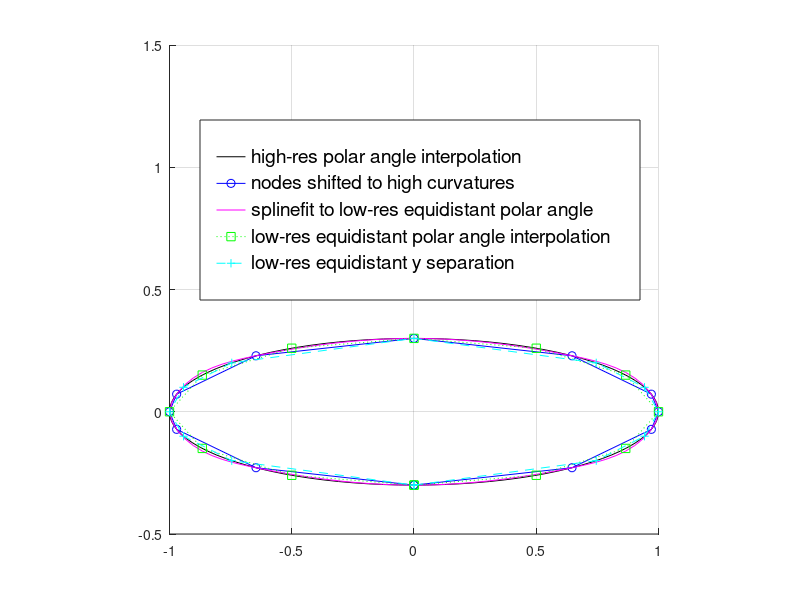
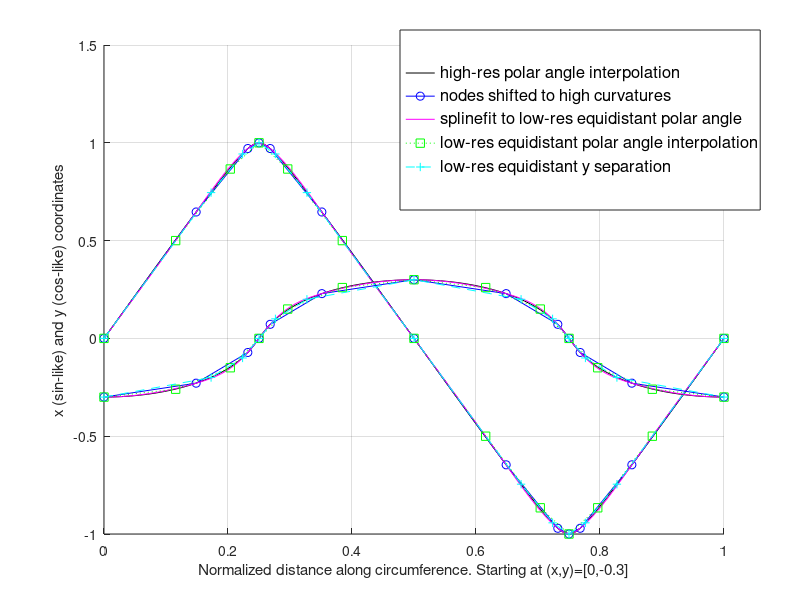

Recreate these plots in MATLAB, in order.
% Spline approximation of ellipses in GNU octave
% How to choose appropriate nodes on the circumference
% ---------------------------------------------------------------------------
% Fit a piecewise cubic spline (of type pp) with breaks
% pp = splinefit (x, y, breaks)
% ---------------------------------------------------------------------------
% Spline approximation of a closed ellipse with a total of 9 nodes
% is already usable on common CNC xy milling machines. The approximation
% is better than for stepwise linear interpolation, but requires support
% of spline interpolation (G5, G5.1 or G5.2 commands).
%
%   G5 creates a cubic B-spline
%   G5.1 creates a quadratic B-Spline
%   G5.2 G5.3 NURBS Block rational B-Spline
%
% Spline interpolation yields good results for 9 or more nodes. 
% Definitions: Nodes = knots = waypoints of tool 
% This is true for various potential positions of the nodes on the
% circumference of a mathematicaly perfect ellipse.
% ---------------------------------------------------------------------------
% Tested are an equidistant distribution in polar angle space and a
% Method** novel and uncommon, with purpose to get a higher 
%          node density around regions of high curvature. **
% Also equidistant distribution along the short ellipse major axis is tested.
% This will also increase the density of nodes around high curvature parts.
% ---------------------------------------------------------------------------
% 
% For the minimum of 9 nodes, the newly proposed method**
% is slightly superior (on cost of some computation efforts).
% For 11 nodes and more, equidistant distribution in polar angle space is
% just equally fine. Most CAD, CAM or post-processers for CNC machining will
% simply transform any type of spline to short straight segments prior
% to sending it to the G-Code interpreter.
%
% A more simple approach than ** would slight shift the nodes
% towards the high curvature regions by applying a distortion to
% the equidistant polar grid. The optimum position of the 2 intermediates nodes
% per quadrant can be found numerically. A list of these positions 
% for ellipses with varying skewness would suit for most practial purposes.
%
% G-Code G1 straight line interpolation needs more nodes to get similarly
% low deviations from an perfect ellipse. A total of 21 nodes is likely
% sufficient for the most practically relevant CNC tasks. About 71 nodes would
% yield similarly good approximations as a spline approach with 13 nodes.

% The code of the published source
% https://www.mathworks.com/matlabcentral/answers/86615-how-to-plot-an-ellipse#answer_96122
% has been used as starting base.
%
% Newly introduced was a vector format, error calculation, and a
% Method** novel and uncommon, with purpose to get a higher 
%          node density around regions of high curvature. **
% ---------------------------------------------------------------------------
% Definition of mathematicaly perfect ellipse:
% (x/a)^2+(y/b)^2=1
% ---------------------------------------------------------------------------
close all;
clear all;

% Abbreviations
% bc = boundary conditions

% Parameters
R=1;             % Squeeze a circle
skewness=0.3;    % into a ellipse of height=width*skewness
noPts = 13;      % number of sampling points (pick odd)

noPts=ceil(noPts/2)*2-1;

% Derived quantites
a=1*R;          % horizontal radius
b=skewness*R;   % vertical radius
R=[a,b];        % put everything into vectors
P0=[0,0];       % ellipse centre coordinates

% circumference of the ellipse
% for a mathematicaly perfect ellipse
circumference=2*sqrt(0.5*a^2+0.5*b^2)*pi;
% any straight line approximation will have a shorter circumference.

% Griding to equidistant polar angles (low resolution sampling)
t1=linspace(-pi/2,3/2*pi,noPts);
V1=[cos(t1); sin(t1)]';
sampledEllipse=P0+R.*V1;
triangle1=diff(sampledEllipse,1);
d1 = sqrt(triangle1(:,1).^2+triangle1(:,2).^2);
p1=[0; cumsum(d1)];

% Derived quantites
curvature1 = (a*b)./((a*sin(t1)').^2+(b*cos(t1)').^2).^(3/2);
ROC=1./curvature1;% Radius of local curvature
maxL=5;           % max segment length for flat segments
maxAngle=15;      % increment in degree for circular segments
bowL=ROC*pi/180*maxAngle;
diffGrid=min(maxL, bowL); % avoid infinite ROC, cutoff at maxL

% Griding to equidistant polar angles (high resolution sampling)
t2=linspace(-pi/2,3/2*pi,101);
V2=[cos(t2); sin(t2)]';
highresEllipse=P0+R.*V2;
curvature2 = (a*b)./((a*sin(t2)').^2+(b*cos(t2)').^2).^(3/2);
triangle2=diff(highresEllipse,1);
d2 = sqrt(triangle2(:,1).^2+triangle2(:,2).^2);
p2=[0; cumsum(d2)];

% Griding to equidistant y-separations
% this will also produce more nodes in high curvture regions
t3=linspace(-1,1,(noPts-1)/2+1);
V3=[sqrt(1-t3(1:end-1).^2) -fliplr(sqrt(1-t3.^2)); t3(1:end-1) fliplr(t3)]';

equiYellipse=P0+R.*V3;
triangle3=diff(equiYellipse,1);
d3 = sqrt(triangle3(:,1).^2+triangle3(:,2).^2);
p3=[0; cumsum(d3)];

% ---------------------------------------------------------------------------
% Method** content
% generate a grid with a local spacing of diffGrid around nodes of grid fromGrid
%      use some approximation to achieve that
%      here we tak a -cosine function for the spacings
%      the integral optiGrid4 is a -sinus function that can be directly generated
%      diff(optiGrid4) is somewhat similar to the required variable spacing
%      having same min and max spacing, a smooth crossover, and equidistant
%      segment length around the x and y axis interceptions (angle = integer * pi/2)
A=max(diffGrid)-min(diffGrid);
const=(max(diffGrid)+min(diffGrid))/2;

% interpolmate half of the ellipse
N4 = (noPts-1)/4;   % no of segments in one quadrant
N=2*(2*N4+1)-1;     % no of segments for full ellipse
ttt4=[0:1/N4:2]*pi;

% define the integral directly as sinus function
% the derivates will be a cosine as targeted
% it may need to fix the phase and sign to get the targeted spacing
optiGrid4=0.5*A*N4/pi*sin(ttt4)+N4/pi*const*ttt4;

% interpolmate full of the ellipse
ttt=[-1/2:1/(N-1)*2:3/2]'*pi;
optiGrid1=[optiGrid4(1:end-1) optiGrid4(1:end)+optiGrid4(end)-optiGrid4(1)];

% scale to correct circumference
% optiGrid=optiGrid1/optiGrid1(end)*circumference;
% use optiGrid to grid the circumference instead of equidistant gridding
% the optiGrid has more dense sampling at high curvature segments
% optiGrid1 is still in mm units along the circumference
% figure; hold on;
% plot(t1(1:end-1), diff(p3),'b')
% plot(ttt(1:end-1), diff(optiGrid1),'r')

% Improved griding respecting the variable curvature
optiEllipse = interp1(p2,highresEllipse,optiGrid1/optiGrid1(end)*p2(end),"spline");
% you can test and compare 'linear', 'spline', 'pchip'
optiTriangle=diff(optiEllipse,1);
optiD = sqrt(optiTriangle(:,1).^2+optiTriangle(:,2).^2);
optiP=[0; cumsum(optiD)];
optiGrid=optiGrid1/optiGrid1(end)*optiP(end);

% End Method** content
% ---------------------------------------------------------------------------

% compare reconstruction from
%   p1, sampledEllipse vs
%   optiGrid, optiEllipse
% select wich method to compare, report rms error, and plot
% Reported is not the real rms error as usual
% it is just the missmatch with the implicit ellipse definition
%   1/N*sum(xi/a)^2+(yi/b)^2=1-rms(of average single point)
% serving fine as figure of merit.

samplingMethod=2;
  switch (samplingMethod)
   case 1
    fromEllipse=sampledEllipse;
    fromGrid=p1;
   case 2
    fromEllipse=optiEllipse;
    fromGrid=optiGrid;
   case 3
    fromEllipse=equiYellipse;
    fromGrid=p3;
    
  end

% May need to skip points around [-1,0] for error calculation
% Proper bc on 1st and 2nd derivatives would require 
% +2 data points at start and end of chain or use of periodic bc
% Simply skip first and last quarter of data to get rid of boundary impact
M=length(fromEllipse);
M4=(M-1)/4+1; idx=M4:M-M4-1;

% Local side length of triangle segments
triangle4=diff(fromEllipse,1);
% length of line segments - non-equal segment lengths
d4 = sqrt(triangle4(:,1).^2+triangle4(:,2).^2);
printf('Median segment length for low-res sampling: %.3f\n', median(d4(idx)));
printf('Std dev of segment length low-res sampling: %.3f\n', std(d4(idx)));

% Assuming adequately sampled x,y data
% we can reparameterize into segments of approximately equal length
% using cubic spline interpolation
% parameter is the position along the circumference of the ellipse
% circumference=2*sqrt(0.5*a^2+0.5*b^2)*pi;
tm = cumsum([0; d4]);
approxCircumference=tm(end); % sum of straight line segments

% Define equidistant grid for interpolation 
% reconstruct high-resolution from downsampled optiEllipse
tt = linspace(0,approxCircumference,101);

% Interpolation of x and y values is done independently
% For height<width i.e. skewness<1 the flat segments at [0,+1] and [0,-1]
% will be nicely interpolated
% Large errors expected for the high curvature segments at [+1,0] and [-1,0]
% use periodic bc for full ellipse
px= splinefit(fromGrid,fromEllipse(:,1), fromGrid, "order", 3, "periodic", true); 
py= splinefit(fromGrid,fromEllipse(:,2), fromGrid, "order", 3, "periodic", true); 
splineEllipse(:,1) =ppval(px,tt);
splineEllipse(:,2) =ppval(py,tt);
% for linear use
%splineEllipse=interp1(fromGrid,fromEllipse,tt,'linear');
%test and compared to interp1 using "linear", "spline", "pchip"


triangleNormalized=(splineEllipse./R).^2;
lengthNormalized=sqrt(triangleNormalized(:,1).^2+triangleNormalized(:,2).^2);
% this is the error distance to the perfect ellipse
err=sqrt((lengthNormalized-1).^2);
% Substitute with err=1-lengthNormalized and recalc result.

% Need to skip points around [-1,0] for error calculation
% Proper bc on 1st and 2nd derivatives would require 
% +2 data points at start and end of chain
MM=length(splineEllipse);
MM4=(MM-1)/4+1; jdx=MM4:MM-MM4-1;
rms=sqrt(sum(err(jdx).^2))/length(tt);
% Substitute with rms=(sum(err(jdx)))/length(tt); and recalc result.

% this is not the real rms error as usual
% it is just the missmatch with the implicit ellipse definition
% 1/N*sum(xi/a)^2+(yi/b)^2=1rms(of average single point)


% APPROXIMATION RESULT SUMMARY
% ---------------------------------------------------------------------------
% RMS error example for skewness=0.3, 101 pts generated from 9 pts straight-seg trace

 % Result for sampling of equidistant polar angles
  %   Median segment length: 0.382+/-0.130 (by definition equidistant in polar angle)
  %   Spline interpolat166ion: 0.011, Max. err: 0.296
  % Result for sampling of optimized sampling according to inverse curvature
  %   Median segment length: 0.382+/-0.244 (by purpose non-equidistant, distance scaling with inverse curvature)
  %   Spline interpolation: 0.009, Max. err: 0.254

% RMS error example for skewness=0.3, 101 pts generated from 13 pts straight-seg trace
  
  % Result for sampling of equidistant polar angles
  %   Median segment length: 0.382+/-0.130 (by definition equidistant in polar angle)
  %   Spline interpolat166ion: 0.012, Max. err: 0.267
  % Result for sampling of optimized sampling according to inverse curvature
  %   Median segment length: 0.382+/-0.244 (by purpose non-equidistant, distance scaling with inverse curvature)
  %   Spline interpolation: 0.012, Max. err: 0.284
  % Result for sampling of equidistant y coordinates
  %   Median segment length: 0.221+/-0.313 (by purpose non-equidistant, distance scaling with inverse curvature)
  %   Spline interpolation: 0.013, Max. err: 0.297
  
  % RMS error example for skewness=0.3, 101 pts generated from 21 pts straight-seg trace
  % Result for sampling of equidistant polar angles
  %   Median segment length: 0.231+/-0.077 (by definition equidistant in polar angle)
  %   Spline interpolation: 0.012, Max. err: 0.295
  % Result for sampling of optimized sampling according to inverse curvature
  %   Median segment length: 0.218+/-0.148 (by purpose non-equidistant, distance scaling with inverse curvature)
  %   Spline interpolation: 0.012, Max. err: 0.295
  % Result for sampling of equidistant y coordinates
  %   Median segment length: 0.221+/-0.313 (by purpose non-equidistant, distance scaling with inverse curvature)
  %   Spline interpolation: 0.012, Max. err: 0.292
  
% Almost equivalent result!
% The ellipse can be reconstructed with splines equivally well from
% a low-reolution sample data
%    - based on equidistant parameterization of polar angle
%    - based on non-equidistant parameterization according to inverse of local curvature

% Let's compare same grids for straight linear interpolation (e.g. if no spline interpolation is available) 

  % RMS error example for skewness=0.3, 101 pts generated from 13 pts straight-seg trace
  % Result for sampling of equidistant polar angles
  %   Median segment length: 0.382+/-0.129 (by definition equidistant in polar angle)
  %   Spline interpolation: 0.015, Max. err: 0.340
  % Result for sampling of optimized sampling according to inverse curvature
  %   Median segment length: 0.382+/-0.244 (by purpose non-equidistant, distance scaling with inverse curvature)
  %   Spline interpolation: 0.016, Max. err: 0.337
  % Result for sampling of equidistant y coordinates
  %   Median segment length: 0.221+/-0.313 (by purpose non-equidistant, distance scaling with inverse curvature)
  %   Spline interpolation: 0.017, Max. err: 0.357
  
  % RMS error example for skewness=0.3, 101 pts generated from 21 pts straight-seg trace
  % Result for sampling of equidistant polar angles
  %   Median segment length: 0.231+/-0.077 (by definition equidistant in polar angle)
  %   Linear interpolation: 0.013, Max. err: 0.310
  % Result for sampling of optimized sampling according to inverse curvature
  %   Median segment length: 0.218+/-0.148 (by purpose non-equidistant, distance scaling with inverse curvature)
  %   Linear interpolation: 0.014 Max. err: 0.313
  % Result for sampling of equidistant y coordinates
  %   Median segment length: 0.221+/-0.313 (by purpose non-equidistant, distance scaling with inverse curvature)
  %   Spline interpolation: 0.014, Max. err: 0.307

% Almost equivalent result!
% The rms error is similar for both griding methods.

% END APPROXIMATION RESULT SUMMARY
% ---------------------------------------------------------------------------


% Report analysis results
triangle=diff(splineEllipse,1);
d = sqrt(triangle(:,1).^2+triangle(:,2).^2);

printf('Median segment length for reconstructed 101 pt interpolation: %.3f\n', median(d(jdx)));
printf('Std dev of segment length reconstructed 101 pt interpolation:: %.3f\n', std(d(jdx)));
printf('RMS error for reconstructed interplation: %.3f\n', rms);
printf('Max. deviation from perfect ellipse is: %.3f\n', max(err(jdx)));

% ---------------------------------------------------------------------------
% Report figures for illustration
figsize=1600;
fig1=figure(1, 'position',figsize*[0,0,1,1]+[500,200,50,0]);

axis([-1 1 -0.5 1.5]);
axis equal
grid on
hold on
plot(highresEllipse(:,1),highresEllipse(:,2) ,'k');
plot(optiEllipse(:,1),optiEllipse(:,2) ,'-ob');

plot(splineEllipse(:,1),splineEllipse(:,2) ,'-m');
plot(sampledEllipse(:,1),sampledEllipse(:,2) ,':sg');

plot(equiYellipse(:,1),equiYellipse(:,2) ,'--+c');
leg=legend({'high-res polar angle interpolation','nodes shifted to high curvatures', ...
'splinefit to low-res equidistant polar angle','low-res equidistant polar angle interpolation', ...
'low-res equidistant y separation'},'location','northwest')
   set (leg, "fontsize", 14);
   set(leg,'position',[0.25 0.5 0.55 0.3])
%axis equal


% Attention: x and y values are interpolated independently from each other
% This is obviously not the best interpolation methode
% plot interpolation of x and y-values
figsize=1600;
fig2=figure(2, 'position',figsize*[0,0,1,1]+[500,200,50,0]+figsize*[1,0,0,0]);
hold on;
plot(p2/p2(end),highresEllipse(:,1),'-k');
plot(optiGrid/optiGrid(end),optiEllipse(:,1),'-ob')
plot(tt/tt(end),splineEllipse(:,1),'-m');
plot(p1/p1(end),sampledEllipse(:,1),':sg');
plot(p3/p3(end),equiYellipse(:,1) ,'--+c');


plot(p2/p2(end),highresEllipse(:,2),'-k');
plot(optiGrid/optiGrid(end),optiEllipse(:,2),'-ob');
plot(tt/tt(end),splineEllipse(:,2),'-m');
plot(p1/p1(end),sampledEllipse(:,2),':sg');
plot(p3/p3(end),equiYellipse(:,2) ,'--+c');
grid on
leg=legend({'high-res polar angle interpolation','nodes shifted to high curvatures', ...
'splinefit to low-res equidistant polar angle','low-res equidistant polar angle interpolation', ...
'low-res equidistant y separation'},'location','northwest')
   set (leg, "fontsize", 12);
   set(leg,'position',[0.5 0.65 0.45 0.3])
xlabel('Normalized distance along circumference. Starting at (x,y)=[0,-0.3]');
ylabel('x (sin-like) and y (cos-like) coordinates');
% ---------------------------------------------------------------------------
% END FILE